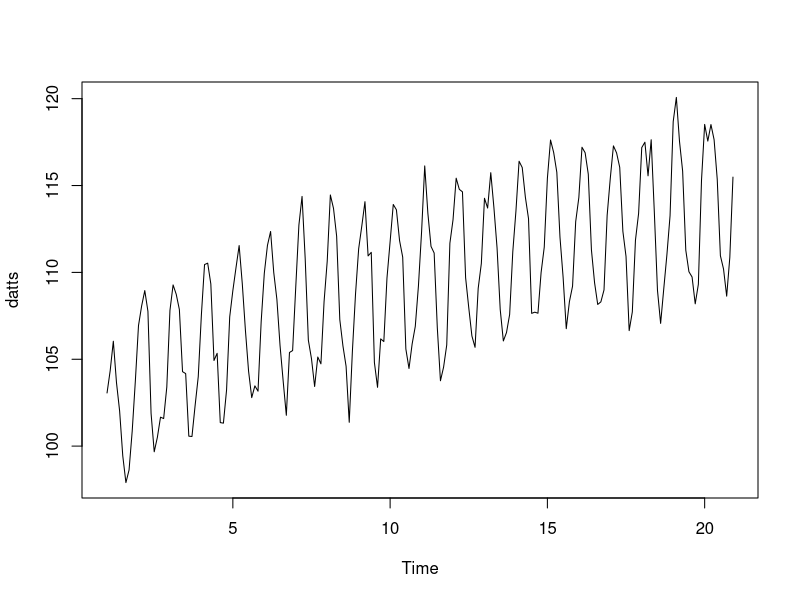

Write R code to recreate this figure.
## ---- chunk 1
p <- 10
n <- 20*p
dat <- 100 + sqrt(1:n) + 5*sin(1:n * 2*pi/p) + rnorm(n)
## ---- chunk 2
(datts <- ts(dat, frequency = p))
## ---- chunk 3
plot(datts)
## ---- chunk 4
fit <- stl(datts, s.window="periodic")
## ---- chunk 5
head(fit$time.series)
